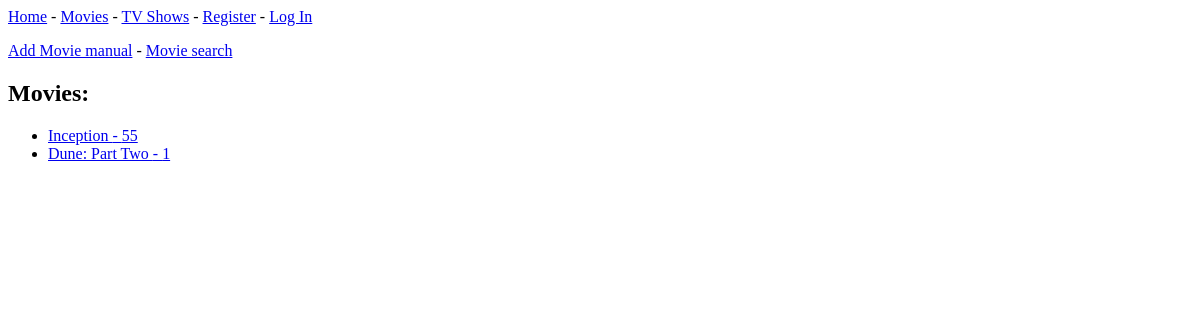
Before: /movies/ with the older database file.
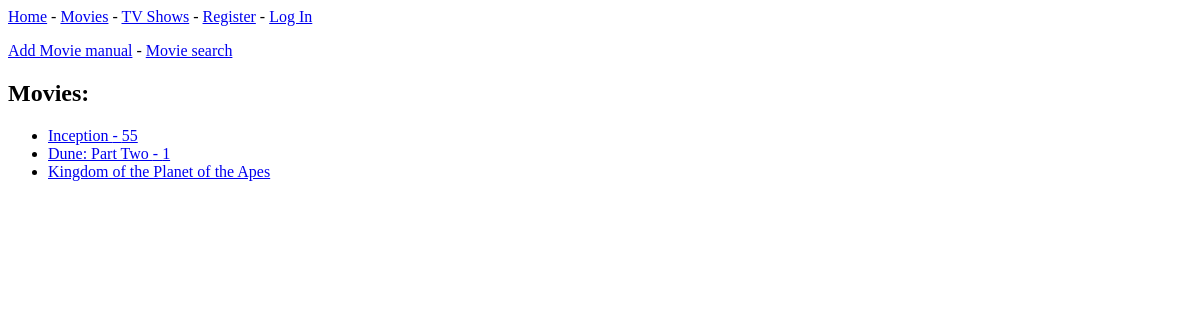
After: the same page with the newer database file.
### happy_cherries/models.py (models this page shows, shortened)
class Movie(models.Model):
    title = models.CharField(max_length=150)
    date_added = models.DateTimeField(auto_now_add=True)
    poster_path = models.CharField(blank=True, max_length=100)
    overview = models.TextField()
    release_date = models.DateField()
    genre = models.CharField(max_length=500)
    cast = models.TextField()
    runtime = models.IntegerField(default=0)
    status = models.CharField(max_length=50, blank=True)
    tagline = models.CharField(max_length=300, blank=True)

### happy_cherries/views.py (the view)
# urls.py: path('movies/', views.movies, name='movies'),
def movies(request):
    movies = Movie.objects.order_by('date_added')
    for movie in movies:
        reviews = movie.review_set.all()
        if reviews:
            total_sum = sum(review.score for review in reviews)
            movie.avg_score = round(total_sum / len(reviews), None)
    context = {'movies': movies}
    return render(request, 'happy_cherries/movies.html', context)

### happy_cherries/templates/happy_cherries/movies.html
{% extends "happy_cherries/base.html" %}
{% block content %}
    <a href="{% url 'happy_cherries:add_movie_manual' %}">Add Movie manual</a> -
    <a href="{% url 'happy_cherries:movie_search' %}">Movie search</a>
    <h2>Movies:</h2>
    <ul>
        {% for movie in movies %}
            <li>
                <a href="{% url 'happy_cherries:movie' movie.id %}">{{movie.title}}{% if movie.avg_score %} - {{ movie.avg_score }}{% endif %}</a>
            </li>
        {% empty %}
            <li>No movies added yet</li>
        {% endfor %}
    </ul>
{% endblock content %}

### happy_cherries/templates/happy_cherries/base.html
<p>
    <a href="{% url 'happy_cherries:index' %}">Home</a> -
    <a href="{% url 'happy_cherries:movies' %}">Movies</a> -
    <a href="{% url 'happy_cherries:tvshows' %}">TV Shows</a>
    {% if user.is_authenticated %}
        - Hello {{ user.username }}
        <form action="{% url 'users:logout' %}" method='post'>
            {% csrf_token %}
            <button type="submit">Log out</button>
        </form>
    {% else %}
        - <a href="{% url 'users:register' %}">Register</a>
        - <a href="{% url 'users:login' %}">Log In</a>
    {% endif %}
</p>
{% block content %}{% endblock content %}

Changed rows visible on the page:
added Movie: title "Kingdom of the Planet of the Apes"
